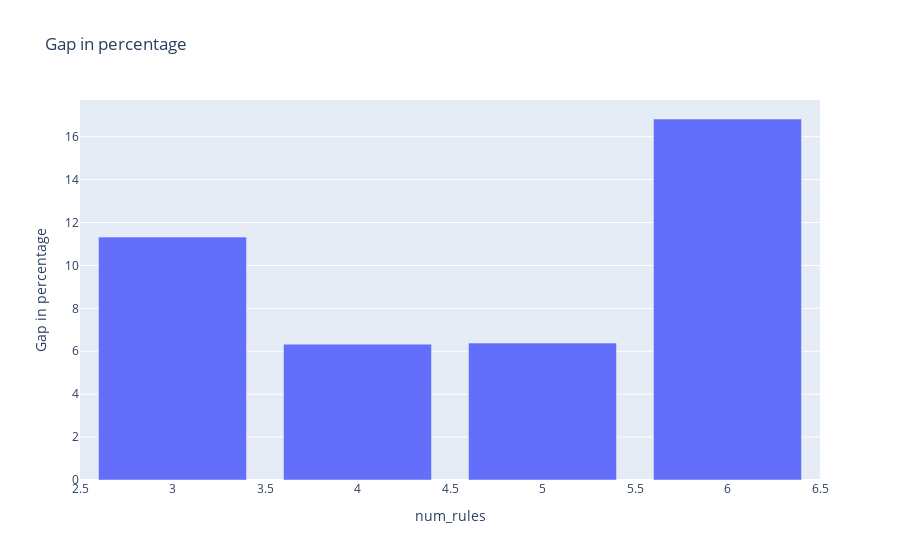

Notebook code for this chart:
### Code cell
gap_df = pd.read_csv(f'/home/shouei/GreenSecurity-FirstExperiment/SplunkResearch/best_experiments/processed_tesnorboard/duration_gap.csv')
after_duration_df = pd.read_csv(f'/home/shouei/GreenSecurity-FirstExperiment/SplunkResearch/best_experiments/processed_tesnorboard/duration.csv')
env_name_to_rules_num = {"splunk_train-v1":3, "splunk_train-v5":4, "splunk_train-v7":5,"splunk_train-v8":6}
# compute the before duration
before_duration_df = after_duration_df.copy()
before_duration_df['value'] = after_duration_df['value'] - gap_df['value']
# chart of the gap in percantage   
gap_df['pct'] = (gap_df['value'] / before_duration_df['value']) * 100
gap_df['pct'] = gap_df['pct'].replace([np.inf, -np.inf], np.nan)
gap_df = gap_df[gap_df['step']>900]
gap_df['num_rules'] = gap_df['env_name'].map(env_name_to_rules_num)
# smooth the data
gap_df['pct'] = gap_df['pct'].rolling(window=100).mean()
gap_df.dropna(inplace=True)
agg_gap_df = gap_df.groupby('num_rules').mean(numeric_only=True).reset_index()
# drow the chart
fig = px.bar(agg_gap_df, y='pct', x='num_rules', title='Gap in percentage', labels={'pct': 'Gap in percentage', 'env_name': 'Environment name'})
fig.show()

### Figure 1 — Plotly figure (JSON) as saved in the notebook; plotly's stock layout.template omitted (floating-point values rounded to 4 significant figures)
{"data": [{"alignmentgroup": "True", "hovertemplate": "num_rules=%{x}<br>Gap in percentage=%{y}<extra></extra>", "legendgroup": "", "marker": {"color": "#636efa", "pattern": {"shape": ""}}, "name": "", "offsetgroup": "", "orientation": "v", "showlegend": false, "textposition": "auto", "type": "bar", "x": [3, 4, 5, 6], "xaxis": "x", "y": [11.32, 6.333, 6.383, 16.83], "yaxis": "y"}], "layout": {"barmode": "relative", "legend": {"tracegroupgap": 0}, "title": {"text": "Gap in percentage"}, "xaxis": {"anchor": "y", "domain": [0, 1], "title": {"text": "num_rules"}}, "yaxis": {"anchor": "x", "domain": [0, 1], "title": {"text": "Gap in percentage"}}}}
